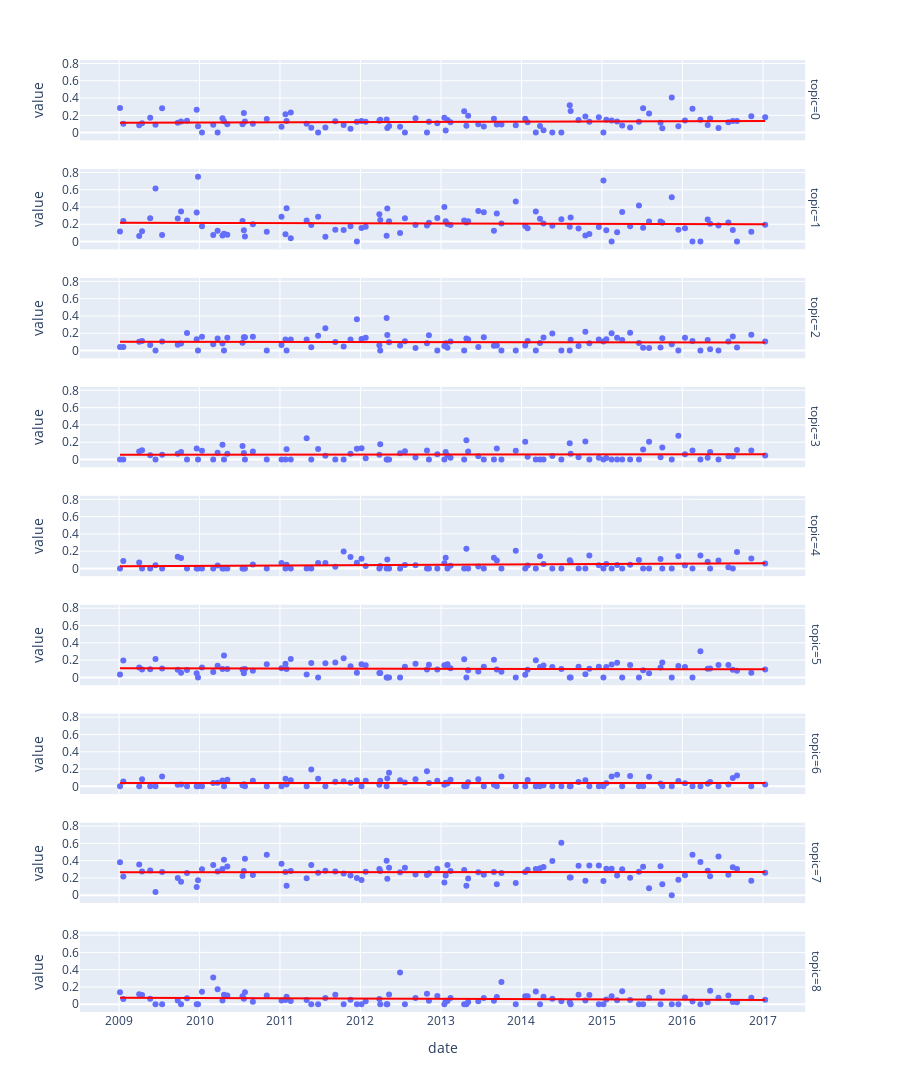

The notebook cell this image was saved under:
### Code cell
# On the 100 speeches used for comparing to newspapers and Bush
fig = px.scatter(speeches101_tall, x="date", y="value", facet_row="topic", 
                 trendline="ols", trendline_color_override="red", height=1600)
fig.show()
